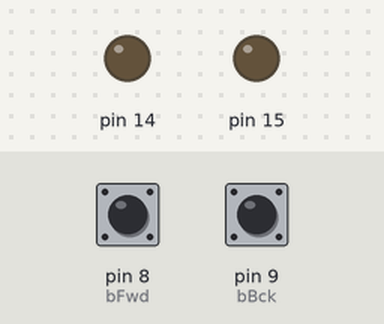
The sketch below on a simulated Arduino Uno, built with avr-gcc and run on an emulated ATmega328P. Parts: output pins drawn as LEDs (lit = HIGH). The inputs (shaded band) are chosen by the test bench; at power-on: pin 8 (bFwd) HIGH, pin 9 (bBck) HIGH.

Above: at 1.2 s.
1.3 s: pin 8 (bFwd) pulled LOW for 0.15 s
At 1.37 s:
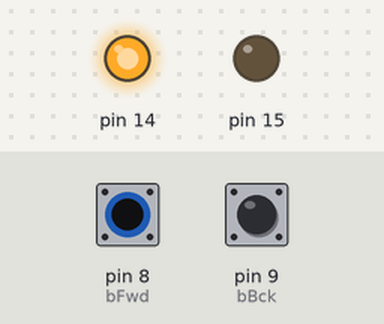
2.9 s: pin 9 (bBck) pulled LOW for 0.15 s
At 2.97 s:
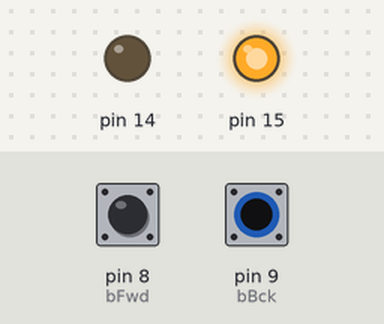
4.5 s: pin 9 (bBck) pulled LOW for 3.2 s
At 8.9 s:
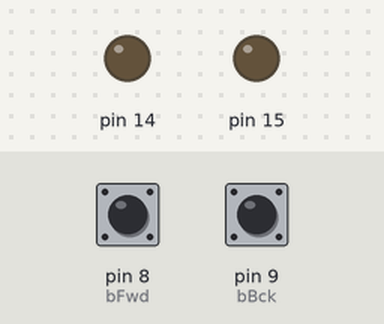
9.2 s: pin 8 (bFwd) pulled LOW for 3.2 s
At 10.1 s:
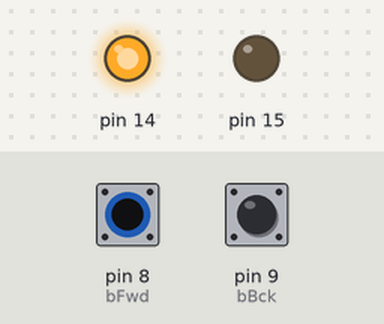
Timing chart, 0 to 13.9 s (numbered marks = the images above; inputs shaded):
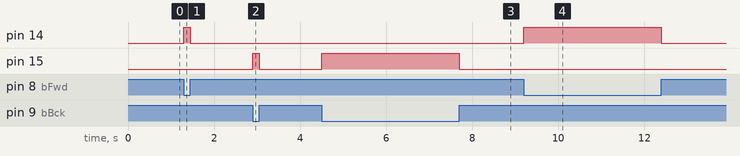

The sketch:

Single_Motor_Driver.ino
```cpp
int bFwd = 8; //Buttons
int bBck = 9;
void setup()
{
  pinMode(bFwd, INPUT_PULLUP);
  pinMode(bBck, INPUT_PULLUP);
  DDRC = 0x03; //0b00000011;
}

void loop()
{
  if(!digitalRead(bFwd) && digitalRead(bBck))
    PORTC = 0x01; //0b00000001;
  else if(!digitalRead(bBck) && digitalRead(bFwd))
    PORTC = 0x02; //0b00000010;
  else
    PORTC = 0x00;
}
```

Measured:
- after the input at 1.3 s, pin 14: LOW → HIGH at once, → LOW 0.15 s later
- after the input at 2.9 s, pin 15: LOW → HIGH at once, → LOW 0.15 s later
- after the input at 4.5 s, pin 15: LOW → HIGH at once, → LOW 3.2 s later
- after the input at 9.2 s, pin 14: LOW → HIGH at once, → LOW 3.2 s later
